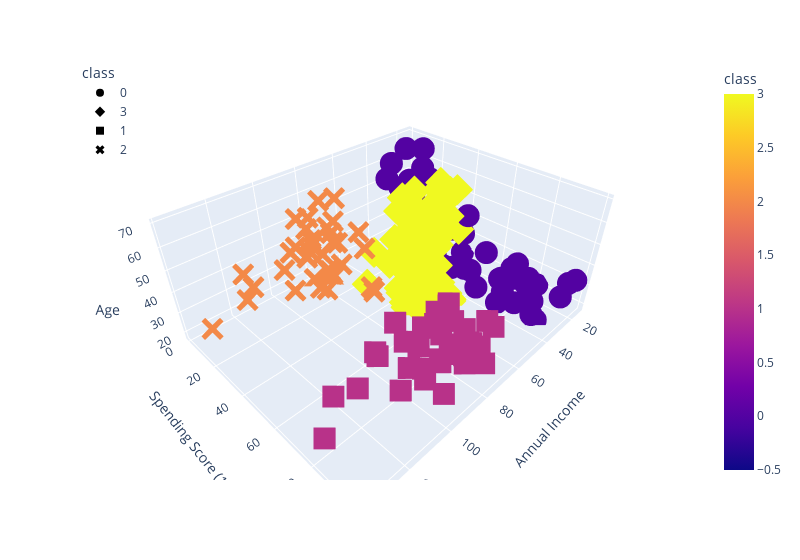

The notebook cell this image was saved under:
### Code cell
# Create a 3D Plot with 4 classes
test_cluster_amount(df_shopping, 4)
df_shopping.hvplot.scatter(x="Annual Income", y="Spending Score (1-100)", by="class")
fig = px.scatter_3d(
    df_shopping,
    x="Annual Income",
    y="Spending Score (1-100)",
    z="Age",
    color="class",
    symbol="class",
    width=800,
)
fig.update_layout(legend=dict(x=0, y=1))
fig.show()

### Figure 1 — Plotly figure (JSON) as saved in the notebook; plotly's stock layout.template omitted (floating-point values rounded to 4 significant figures)
{"data": [{"hovertemplate": "class=%{marker.color}<br>Annual Income=%{x}<br>Spending Score (1-100)=%{y}<br>Age=%{z}<extra></extra>", "legendgroup": "0", "marker": {"color": [0, 0, 0, 0, 0, 0, 0, 0, 0, 0, 0, 0, 0, 0, 0, 0, 0, 0, 0, 0, 0, 0, 0, 0, 0, 0, 0, 0, 0, 0, 0, 0, 0, 0, 0, 0, 0, 0, 0, 0, 0, 0, 0, 0, 0, 0, 0, 0, 0, 0, 0, 0, 0, 0, 0, 0, 0, 0], "coloraxis": "coloraxis", "symbol": "circle"}, "mode": "markers", "name": "0", "scene": "scene", "showlegend": true, "type": "scatter3d", "x": [15, 15, 16, 16, 17, 17, 18, 18, 19, 19, 19, 19, 20, 20, 20, 20, 21, 21, 23, 23, 24, 24, 25, 25, 28, 28, 28, 28, 29, 29, 30, 30, 33, 33, 33, 33, 34, 34, 37, 37, 38, 38, 39, 39, 39, 39, 40, 40, 40, 40, 42, 42, 43, 43, 43, 43, 44, 46], "y": [39, 81, 6, 77, 40, 76, 6, 94, 3, 72, 14, 99, 15, 77, 13, 79, 35, 66, 29, 98, 35, 73, 5, 73, 14, 82, 32, 61, 31, 87, 4, 73, 4, 92, 14, 81, 17, 73, 26, 75, 35, 92, 36, 61, 28, 65, 55, 47, 42, 42, 52, 60, 54, 60, 45, 41, 50, 51], "z": [19, 21, 20, 23, 31, 22, 35, 23, 64, 30, 67, 35, 58, 24, 37, 22, 35, 20, 52, 35, 35, 25, 46, 31, 54, 29, 45, 35, 40, 23, 60, 21, 53, 18, 49, 21, 42, 30, 36, 20, 65, 24, 48, 31, 49, 24, 50, 27, 29, 31, 49, 33, 31, 59, 50, 47, 51, 27]}, {"hovertemplate": "class=%{marker.color}<br>Annual Income=%{x}<br>Spending Score (1-100)=%{y}<br>Age=%{z}<extra></extra>", "legendgroup": "3", "marker": {"color": [3, 3, 3, 3, 3, 3, 3, 3, 3, 3, 3, 3, 3, 3, 3, 3, 3, 3, 3, 3, 3, 3, 3, 3, 3, 3, 3, 3, 3, 3, 3, 3, 3, 3, 3, 3, 3, 3, 3, 3, 3, 3, 3, 3, 3, 3, 3, 3, 3, 3, 3, 3, 3, 3, 3, 3, 3, 3, 3, 3, 3, 3, 3, 3, 3, 3, 3], "coloraxis": "coloraxis", "symbol": "diamond"}, "mode": "markers", "name": "3", "scene": "scene", "showlegend": true, "type": "scatter3d", "x": [44, 46, 46, 46, 47, 47, 48, 48, 48, 48, 48, 48, 49, 49, 50, 50, 54, 54, 54, 54, 54, 54, 54, 54, 54, 54, 54, 54, 57, 57, 58, 58, 59, 59, 60, 60, 60, 60, 60, 60, 61, 61, 62, 62, 62, 62, 62, 62, 63, 63, 63, 63, 63, 63, 64, 64, 65, 65, 65, 65, 67, 67, 67, 67, 69, 70, 71], "y": [46, 46, 56, 55, 52, 59, 51, 59, 50, 48, 59, 47, 55, 42, 49, 56, 47, 54, 53, 48, 52, 42, 51, 55, 41, 44, 57, 46, 58, 55, 60, 46, 55, 41, 49, 40, 42, 52, 47, 50, 42, 49, 41, 48, 59, 55, 56, 42, 50, 46, 43, 48, 52, 54, 42, 46, 48, 50, 43, 59, 43, 57, 56, 40, 58, 29, 35], "z": [69, 53, 70, 19, 67, 54, 63, 18, 43, 68, 19, 32, 70, 47, 60, 60, 59, 26, 45, 40, 23, 49, 57, 38, 67, 46, 21, 48, 55, 22, 34, 50, 68, 18, 48, 40, 32, 24, 47, 27, 48, 20, 23, 49, 67, 26, 49, 21, 66, 54, 68, 66, 65, 19, 38, 19, 18, 19, 63, 49, 51, 50, 27, 38, 40, 23, 43]}, {"hovertemplate": "class=%{marker.color}<br>Annual Income=%{x}<br>Spending Score (1-100)=%{y}<br>Age=%{z}<extra></extra>", "legendgroup": "1", "marker": {"color": [1, 1, 1, 1, 1, 1, 1, 1, 1, 1, 1, 1, 1, 1, 1, 1, 1, 1, 1, 1, 1, 1, 1, 1, 1, 1, 1, 1, 1, 1, 1, 1, 1, 1, 1, 1, 1, 1, 1], "coloraxis": "coloraxis", "symbol": "square"}, "mode": "markers", "name": "1", "scene": "scene", "showlegend": true, "type": "scatter3d", "x": [69, 70, 71, 71, 71, 72, 73, 73, 74, 75, 76, 77, 77, 78, 78, 78, 78, 78, 78, 79, 81, 85, 86, 87, 87, 87, 88, 88, 93, 97, 98, 99, 101, 103, 103, 113, 120, 126, 137], "y": [91, 77, 95, 75, 75, 71, 88, 73, 72, 93, 87, 97, 74, 90, 88, 76, 89, 78, 73, 83, 93, 75, 95, 63, 75, 92, 86, 69, 90, 86, 88, 97, 68, 85, 69, 91, 79, 74, 83], "z": [39, 31, 40, 38, 39, 31, 29, 32, 35, 32, 32, 28, 32, 34, 39, 38, 27, 30, 30, 29, 31, 36, 33, 32, 28, 36, 30, 27, 35, 32, 29, 30, 28, 36, 32, 38, 35, 32, 30]}, {"hovertemplate": "class=%{marker.color}<br>Annual Income=%{x}<br>Spending Score (1-100)=%{y}<br>Age=%{z}<extra></extra>", "legendgroup": "2", "marker": {"color": [2, 2, 2, 2, 2, 2, 2, 2, 2, 2, 2, 2, 2, 2, 2, 2, 2, 2, 2, 2, 2, 2, 2, 2, 2, 2, 2, 2, 2, 2, 2, 2, 2, 2, 2, 2], "coloraxis": "coloraxis", "symbol": "x"}, "mode": "markers", "name": "2", "scene": "scene", "showlegend": true, "type": "scatter3d", "x": [71, 71, 72, 73, 73, 74, 75, 76, 77, 77, 78, 78, 78, 78, 78, 78, 79, 81, 85, 86, 87, 87, 87, 88, 88, 93, 97, 98, 99, 101, 103, 103, 113, 120, 126, 137], "y": [11, 9, 34, 5, 7, 10, 5, 40, 12, 36, 22, 17, 20, 16, 1, 1, 35, 5, 26, 20, 27, 13, 10, 13, 15, 14, 32, 15, 39, 24, 17, 23, 8, 16, 28, 18], "z": [59, 47, 25, 20, 44, 19, 57, 28, 25, 48, 34, 43, 44, 47, 37, 34, 56, 19, 50, 42, 36, 40, 36, 52, 58, 59, 37, 46, 41, 54, 41, 34, 33, 47, 45, 32]}], "layout": {"coloraxis": {"colorbar": {"title": {"text": "class"}}, "colorscale": [[0, "#0d0887"], [0.1111, "#46039f"], [0.2222, "#7201a8"], [0.3333, "#9c179e"], [0.4444, "#bd3786"], [0.5556, "#d8576b"], [0.6667, "#ed7953"], [0.7778, "#fb9f3a"], [0.8889, "#fdca26"], [1, "#f0f921"]]}, "legend": {"title": {"text": "class"}, "tracegroupgap": 0, "x": 0, "y": 1}, "margin": {"t": 60}, "scene": {"domain": {"x": [0, 1], "y": [0, 1]}, "xaxis": {"title": {"text": "Annual Income"}}, "yaxis": {"title": {"text": "Spending Score (1-100)"}}, "zaxis": {"title": {"text": "Age"}}}, "width": 800}}
